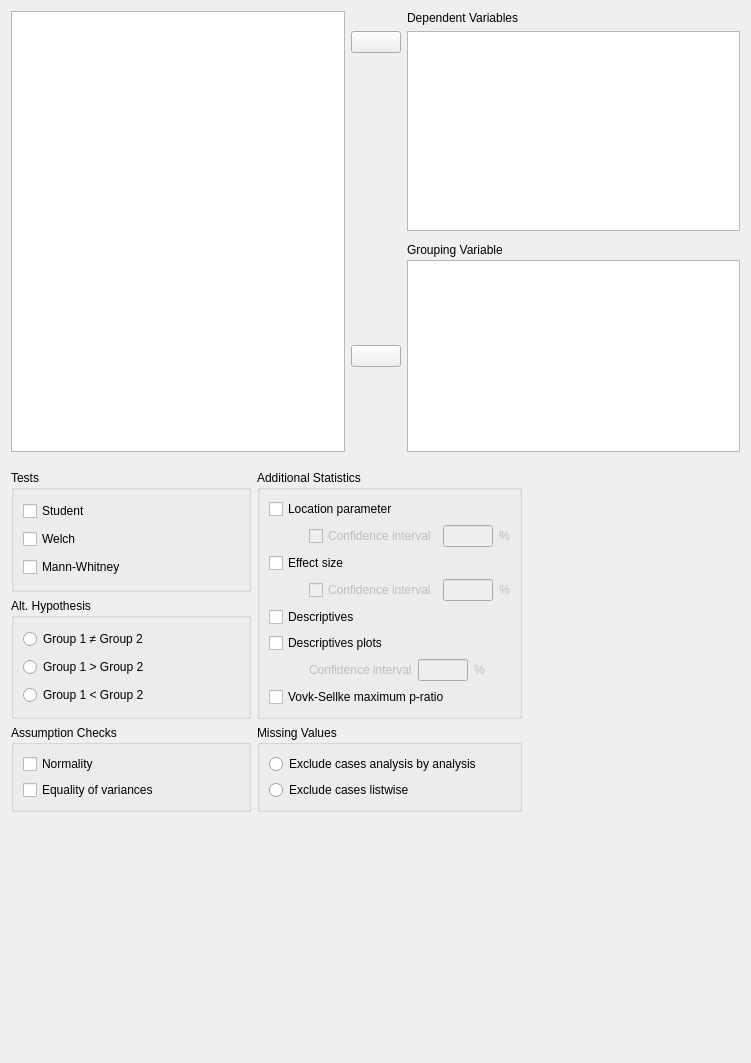
<?xml version="1.0" encoding="UTF-8"?>
<ui version="4.0">
 <class>TTestIndependentSamplesForm</class>
 <widget class="QWidget" name="TTestIndependentSamplesForm">
  <property name="geometry">
   <rect>
    <x>0</x>
    <y>0</y>
    <width>751</width>
    <height>1063</height>
   </rect>
  </property>
  <property name="sizePolicy">
   <sizepolicy hsizetype="Fixed" vsizetype="Preferred">
    <horstretch>0</horstretch>
    <verstretch>0</verstretch>
   </sizepolicy>
  </property>
  <property name="windowTitle">
   <string>Form</string>
  </property>
  <layout class="QGridLayout" name="gridLayout_10">
   <property name="verticalSpacing">
    <number>0</number>
   </property>
   <item row="0" column="0">
    <widget class="QWidget" name="topWidget" native="true">
     <property name="sizePolicy">
      <sizepolicy hsizetype="Preferred" vsizetype="Fixed">
       <horstretch>0</horstretch>
       <verstretch>0</verstretch>
      </sizepolicy>
     </property>
     <layout class="QGridLayout" name="gridLayout_8">
      <property name="leftMargin">
       <number>0</number>
      </property>
      <property name="topMargin">
       <number>0</number>
      </property>
      <property name="rightMargin">
       <number>0</number>
      </property>
      <property name="verticalSpacing">
       <number>3</number>
      </property>
      <item row="0" column="2">
       <widget class="QLabel" name="label_4">
        <property name="sizePolicy">
         <sizepolicy hsizetype="Fixed" vsizetype="Fixed">
          <horstretch>0</horstretch>
          <verstretch>0</verstretch>
         </sizepolicy>
        </property>
        <property name="text">
         <string>Dependent Variables</string>
        </property>
       </widget>
      </item>
      <item row="8" column="1">
       <widget class="AssignButton" name="buttonAssignGroupingVariable">
        <property name="sizePolicy">
         <sizepolicy hsizetype="Fixed" vsizetype="Fixed">
          <horstretch>0</horstretch>
          <verstretch>0</verstretch>
         </sizepolicy>
        </property>
        <property name="minimumSize">
         <size>
          <width>50</width>
          <height>0</height>
         </size>
        </property>
        <property name="maximumSize">
         <size>
          <width>50</width>
          <height>16777215</height>
         </size>
        </property>
        <property name="text">
         <string/>
        </property>
       </widget>
      </item>
      <item row="8" column="2">
       <widget class="boundSingleItemView" name="groupingVariable">
        <property name="sizePolicy">
         <sizepolicy hsizetype="Expanding" vsizetype="Fixed">
          <horstretch>0</horstretch>
          <verstretch>0</verstretch>
         </sizepolicy>
        </property>
        <property name="minimumSize">
         <size>
          <width>0</width>
          <height>0</height>
         </size>
        </property>
        <property name="maximumSize">
         <size>
          <width>16777215</width>
          <height>16777215</height>
         </size>
        </property>
       </widget>
      </item>
      <item row="7" column="2">
       <widget class="QLabel" name="label_5">
        <property name="sizePolicy">
         <sizepolicy hsizetype="Fixed" vsizetype="Fixed">
          <horstretch>0</horstretch>
          <verstretch>0</verstretch>
         </sizepolicy>
        </property>
        <property name="text">
         <string>Grouping Variable</string>
        </property>
       </widget>
      </item>
      <item row="0" column="0" rowspan="9">
       <widget class="AvailableFieldsListView" name="listAvailableFields">
        <property name="sizePolicy">
         <sizepolicy hsizetype="Expanding" vsizetype="Preferred">
          <horstretch>0</horstretch>
          <verstretch>0</verstretch>
         </sizepolicy>
        </property>
        <property name="maximumSize">
         <size>
          <width>16777215</width>
          <height>16777215</height>
         </size>
        </property>
        <property name="selectionMode">
         <enum>QAbstractItemView::ExtendedSelection</enum>
        </property>
       </widget>
      </item>
      <item row="2" column="1">
       <widget class="AssignButton" name="buttonAssignVariables">
        <property name="sizePolicy">
         <sizepolicy hsizetype="Fixed" vsizetype="Fixed">
          <horstretch>0</horstretch>
          <verstretch>0</verstretch>
         </sizepolicy>
        </property>
        <property name="minimumSize">
         <size>
          <width>50</width>
          <height>0</height>
         </size>
        </property>
        <property name="maximumSize">
         <size>
          <width>50</width>
          <height>16777215</height>
         </size>
        </property>
        <property name="text">
         <string/>
        </property>
       </widget>
      </item>
      <item row="3" column="1">
       <spacer name="verticalSpacer_2">
        <property name="orientation">
         <enum>Qt::Vertical</enum>
        </property>
        <property name="sizeHint" stdset="0">
         <size>
          <width>20</width>
          <height>40</height>
         </size>
        </property>
       </spacer>
      </item>
      <item row="2" column="2" rowspan="2">
       <widget class="BoundListView" name="variables">
        <property name="sizePolicy">
         <sizepolicy hsizetype="Expanding" vsizetype="Fixed">
          <horstretch>0</horstretch>
          <verstretch>0</verstretch>
         </sizepolicy>
        </property>
        <property name="minimumSize">
         <size>
          <width>0</width>
          <height>200</height>
         </size>
        </property>
        <property name="maximumSize">
         <size>
          <width>16777215</width>
          <height>200</height>
         </size>
        </property>
        <property name="selectionMode">
         <enum>QAbstractItemView::ExtendedSelection</enum>
        </property>
       </widget>
      </item>
     </layout>
    </widget>
   </item>
   <item row="1" column="0">
    <widget class="QWidget" name="gridWidget" native="true">
     <property name="sizePolicy">
      <sizepolicy hsizetype="Fixed" vsizetype="Fixed">
       <horstretch>0</horstretch>
       <verstretch>0</verstretch>
      </sizepolicy>
     </property>
     <layout class="QGridLayout" name="gridLayout">
      <property name="leftMargin">
       <number>0</number>
      </property>
      <property name="rightMargin">
       <number>0</number>
      </property>
      <property name="bottomMargin">
       <number>0</number>
      </property>
      <item row="0" column="0">
       <widget class="GroupBox" name="tests">
        <property name="sizePolicy">
         <sizepolicy hsizetype="Preferred" vsizetype="Preferred">
          <horstretch>0</horstretch>
          <verstretch>0</verstretch>
         </sizepolicy>
        </property>
        <property name="title">
         <string>Tests</string>
        </property>
        <layout class="QGridLayout" name="gridLayout_7">
         <item row="1" column="0">
          <widget class="BoundCheckBox" name="welchs">
           <property name="sizePolicy">
            <sizepolicy hsizetype="Fixed" vsizetype="Fixed">
             <horstretch>0</horstretch>
             <verstretch>0</verstretch>
            </sizepolicy>
           </property>
           <property name="text">
            <string>Welch</string>
           </property>
          </widget>
         </item>
         <item row="0" column="0">
          <widget class="BoundCheckBox" name="students">
           <property name="sizePolicy">
            <sizepolicy hsizetype="Fixed" vsizetype="Fixed">
             <horstretch>0</horstretch>
             <verstretch>0</verstretch>
            </sizepolicy>
           </property>
           <property name="text">
            <string>Student</string>
           </property>
          </widget>
         </item>
         <item row="2" column="0">
          <widget class="BoundCheckBox" name="mannWhitneyU">
           <property name="sizePolicy">
            <sizepolicy hsizetype="Fixed" vsizetype="Fixed">
             <horstretch>0</horstretch>
             <verstretch>0</verstretch>
            </sizepolicy>
           </property>
           <property name="text">
            <string>Mann-Whitney </string>
           </property>
          </widget>
         </item>
         <item row="0" column="1" rowspan="3">
          <spacer name="horizontalSpacer">
           <property name="orientation">
            <enum>Qt::Horizontal</enum>
           </property>
           <property name="sizeHint" stdset="0">
            <size>
             <width>5</width>
             <height>20</height>
            </size>
           </property>
          </spacer>
         </item>
        </layout>
       </widget>
      </item>
      <item row="2" column="1">
       <widget class="BoundGroupBox" name="missingValues">
        <property name="sizePolicy">
         <sizepolicy hsizetype="Preferred" vsizetype="Preferred">
          <horstretch>0</horstretch>
          <verstretch>0</verstretch>
         </sizepolicy>
        </property>
        <property name="title">
         <string>Missing Values</string>
        </property>
        <property name="flat">
         <bool>false</bool>
        </property>
        <layout class="QGridLayout" name="gridLayout_6">
         <item row="0" column="0">
          <widget class="QRadioButton" name="_1excludeAnalysisByAnalysis">
           <property name="sizePolicy">
            <sizepolicy hsizetype="Fixed" vsizetype="Fixed">
             <horstretch>0</horstretch>
             <verstretch>0</verstretch>
            </sizepolicy>
           </property>
           <property name="text">
            <string>Exclude cases analysis by analysis</string>
           </property>
          </widget>
         </item>
         <item row="1" column="0">
          <widget class="QRadioButton" name="_2excludeListwise">
           <property name="sizePolicy">
            <sizepolicy hsizetype="Fixed" vsizetype="Fixed">
             <horstretch>0</horstretch>
             <verstretch>0</verstretch>
            </sizepolicy>
           </property>
           <property name="text">
            <string>Exclude cases listwise</string>
           </property>
          </widget>
         </item>
         <item row="0" column="1">
          <spacer name="horizontalSpacer_4">
           <property name="orientation">
            <enum>Qt::Horizontal</enum>
           </property>
           <property name="sizeHint" stdset="0">
            <size>
             <width>5</width>
             <height>20</height>
            </size>
           </property>
          </spacer>
         </item>
        </layout>
       </widget>
      </item>
      <item row="2" column="0">
       <widget class="GroupBox" name="groupBox">
        <property name="sizePolicy">
         <sizepolicy hsizetype="Preferred" vsizetype="Preferred">
          <horstretch>0</horstretch>
          <verstretch>0</verstretch>
         </sizepolicy>
        </property>
        <property name="title">
         <string>Assumption Checks</string>
        </property>
        <layout class="QGridLayout" name="gridLayout_9">
         <item row="1" column="0">
          <widget class="BoundCheckBox" name="equalityOfVariancesTests">
           <property name="sizePolicy">
            <sizepolicy hsizetype="Fixed" vsizetype="Fixed">
             <horstretch>0</horstretch>
             <verstretch>0</verstretch>
            </sizepolicy>
           </property>
           <property name="text">
            <string>Equality of variances</string>
           </property>
          </widget>
         </item>
         <item row="0" column="0">
          <widget class="BoundCheckBox" name="normalityTests">
           <property name="sizePolicy">
            <sizepolicy hsizetype="Fixed" vsizetype="Fixed">
             <horstretch>0</horstretch>
             <verstretch>0</verstretch>
            </sizepolicy>
           </property>
           <property name="text">
            <string>Normality</string>
           </property>
          </widget>
         </item>
         <item row="0" column="1" rowspan="2">
          <spacer name="horizontalSpacer_3">
           <property name="orientation">
            <enum>Qt::Horizontal</enum>
           </property>
           <property name="sizeHint" stdset="0">
            <size>
             <width>5</width>
             <height>20</height>
            </size>
           </property>
          </spacer>
         </item>
        </layout>
       </widget>
      </item>
      <item row="1" column="0">
       <widget class="BoundGroupBox" name="hypothesis">
        <property name="sizePolicy">
         <sizepolicy hsizetype="Preferred" vsizetype="Preferred">
          <horstretch>0</horstretch>
          <verstretch>0</verstretch>
         </sizepolicy>
        </property>
        <property name="minimumSize">
         <size>
          <width>240</width>
          <height>0</height>
         </size>
        </property>
        <property name="title">
         <string>Alt. Hypothesis</string>
        </property>
        <layout class="QGridLayout" name="gridLayout_5">
         <item row="1" column="0">
          <widget class="QRadioButton" name="_2groupOneGreater">
           <property name="sizePolicy">
            <sizepolicy hsizetype="Fixed" vsizetype="Fixed">
             <horstretch>0</horstretch>
             <verstretch>0</verstretch>
            </sizepolicy>
           </property>
           <property name="text">
            <string>Group 1 &gt; Group 2</string>
           </property>
          </widget>
         </item>
         <item row="2" column="0">
          <widget class="QRadioButton" name="_3groupTwoGreater">
           <property name="sizePolicy">
            <sizepolicy hsizetype="Fixed" vsizetype="Fixed">
             <horstretch>0</horstretch>
             <verstretch>0</verstretch>
            </sizepolicy>
           </property>
           <property name="text">
            <string>Group 1 &lt; Group 2</string>
           </property>
          </widget>
         </item>
         <item row="0" column="0">
          <widget class="QRadioButton" name="_1notEqual">
           <property name="sizePolicy">
            <sizepolicy hsizetype="Fixed" vsizetype="Fixed">
             <horstretch>0</horstretch>
             <verstretch>0</verstretch>
            </sizepolicy>
           </property>
           <property name="text">
            <string>Group 1 ≠ Group 2</string>
           </property>
          </widget>
         </item>
         <item row="0" column="1" rowspan="3">
          <spacer name="horizontalSpacer_2">
           <property name="orientation">
            <enum>Qt::Horizontal</enum>
           </property>
           <property name="sizeHint" stdset="0">
            <size>
             <width>5</width>
             <height>20</height>
            </size>
           </property>
          </spacer>
         </item>
        </layout>
       </widget>
      </item>
      <item row="0" column="1" rowspan="2">
       <widget class="GroupBox" name="groupBox_7">
        <property name="sizePolicy">
         <sizepolicy hsizetype="Preferred" vsizetype="Preferred">
          <horstretch>0</horstretch>
          <verstretch>0</verstretch>
         </sizepolicy>
        </property>
        <property name="title">
         <string>Additional Statistics</string>
        </property>
        <layout class="QFormLayout" name="formLayout">
         <item row="0" column="0">
          <widget class="BoundCheckBox" name="meanDifference">
           <property name="sizePolicy">
            <sizepolicy hsizetype="Fixed" vsizetype="Fixed">
             <horstretch>0</horstretch>
             <verstretch>0</verstretch>
            </sizepolicy>
           </property>
           <property name="text">
            <string>Location parameter</string>
           </property>
          </widget>
         </item>
         <item row="1" column="0">
          <widget class="QWidget" name="widgetDescriptivesMeanDiffConfidenceInterval" native="true">
           <property name="enabled">
            <bool>false</bool>
           </property>
           <property name="sizePolicy">
            <sizepolicy hsizetype="Fixed" vsizetype="Fixed">
             <horstretch>0</horstretch>
             <verstretch>0</verstretch>
            </sizepolicy>
           </property>
           <layout class="QGridLayout" name="gridLayout_12">
            <property name="leftMargin">
             <number>40</number>
            </property>
            <property name="topMargin">
             <number>0</number>
            </property>
            <property name="rightMargin">
             <number>0</number>
            </property>
            <property name="bottomMargin">
             <number>0</number>
            </property>
            <item row="0" column="0">
             <widget class="BoundCheckBox" name="meanDiffConfidenceIntervalCheckbox">
              <property name="text">
               <string>Confidence interval</string>
              </property>
             </widget>
            </item>
            <item row="0" column="2">
             <widget class="BoundTextBox" name="descriptivesMeanDiffConfidenceIntervalPercent">
              <property name="sizePolicy">
               <sizepolicy hsizetype="Fixed" vsizetype="Fixed">
                <horstretch>0</horstretch>
                <verstretch>0</verstretch>
               </sizepolicy>
              </property>
              <property name="maximumSize">
               <size>
                <width>50</width>
                <height>16777215</height>
               </size>
              </property>
             </widget>
            </item>
            <item row="0" column="3">
             <widget class="QLabel" name="label_10">
              <property name="sizePolicy">
               <sizepolicy hsizetype="Fixed" vsizetype="Fixed">
                <horstretch>0</horstretch>
                <verstretch>0</verstretch>
               </sizepolicy>
              </property>
              <property name="text">
               <string>%</string>
              </property>
             </widget>
            </item>
           </layout>
          </widget>
         </item>
         <item row="2" column="0">
          <widget class="BoundCheckBox" name="effectSize">
           <property name="sizePolicy">
            <sizepolicy hsizetype="Fixed" vsizetype="Fixed">
             <horstretch>0</horstretch>
             <verstretch>0</verstretch>
            </sizepolicy>
           </property>
           <property name="text">
            <string>Effect size</string>
           </property>
          </widget>
         </item>
         <item row="3" column="0">
          <widget class="QWidget" name="widgetDescriptivesEffectSizeConfidenceInterval" native="true">
           <property name="enabled">
            <bool>false</bool>
           </property>
           <property name="sizePolicy">
            <sizepolicy hsizetype="Fixed" vsizetype="Fixed">
             <horstretch>0</horstretch>
             <verstretch>0</verstretch>
            </sizepolicy>
           </property>
           <layout class="QGridLayout" name="gridLayout_13">
            <property name="leftMargin">
             <number>40</number>
            </property>
            <property name="topMargin">
             <number>0</number>
            </property>
            <property name="rightMargin">
             <number>0</number>
            </property>
            <property name="bottomMargin">
             <number>0</number>
            </property>
            <item row="0" column="0">
             <widget class="BoundCheckBox" name="effSizeConfidenceIntervalCheckbox">
              <property name="text">
               <string>Confidence interval</string>
              </property>
             </widget>
            </item>
            <item row="0" column="2">
             <widget class="BoundTextBox" name="descriptivesEffectSizeConfidenceIntervalPercent">
              <property name="sizePolicy">
               <sizepolicy hsizetype="Fixed" vsizetype="Fixed">
                <horstretch>0</horstretch>
                <verstretch>0</verstretch>
               </sizepolicy>
              </property>
              <property name="maximumSize">
               <size>
                <width>50</width>
                <height>16777215</height>
               </size>
              </property>
             </widget>
            </item>
            <item row="0" column="3">
             <widget class="QLabel" name="label_11">
              <property name="sizePolicy">
               <sizepolicy hsizetype="Fixed" vsizetype="Fixed">
                <horstretch>0</horstretch>
                <verstretch>0</verstretch>
               </sizepolicy>
              </property>
              <property name="text">
               <string>%</string>
              </property>
             </widget>
            </item>
           </layout>
          </widget>
         </item>
         <item row="4" column="0">
          <widget class="BoundCheckBox" name="descriptives">
           <property name="sizePolicy">
            <sizepolicy hsizetype="Fixed" vsizetype="Fixed">
             <horstretch>0</horstretch>
             <verstretch>0</verstretch>
            </sizepolicy>
           </property>
           <property name="text">
            <string>Descriptives</string>
           </property>
          </widget>
         </item>
         <item row="5" column="0">
          <widget class="BoundCheckBox" name="descriptivesPlots">
           <property name="sizePolicy">
            <sizepolicy hsizetype="Fixed" vsizetype="Fixed">
             <horstretch>0</horstretch>
             <verstretch>0</verstretch>
            </sizepolicy>
           </property>
           <property name="text">
            <string>Descriptives plots</string>
           </property>
          </widget>
         </item>
         <item row="6" column="0">
          <widget class="QWidget" name="widgetDescriptivesPlotsConfidenceInterval" native="true">
           <property name="enabled">
            <bool>false</bool>
           </property>
           <property name="sizePolicy">
            <sizepolicy hsizetype="Fixed" vsizetype="Fixed">
             <horstretch>0</horstretch>
             <verstretch>0</verstretch>
            </sizepolicy>
           </property>
           <layout class="QGridLayout" name="gridLayout_4">
            <property name="leftMargin">
             <number>40</number>
            </property>
            <property name="topMargin">
             <number>0</number>
            </property>
            <property name="rightMargin">
             <number>0</number>
            </property>
            <property name="bottomMargin">
             <number>0</number>
            </property>
            <item row="0" column="1">
             <widget class="BoundTextBox" name="descriptivesPlotsConfidenceInterval">
              <property name="sizePolicy">
               <sizepolicy hsizetype="Fixed" vsizetype="Fixed">
                <horstretch>0</horstretch>
                <verstretch>0</verstretch>
               </sizepolicy>
              </property>
              <property name="maximumSize">
               <size>
                <width>50</width>
                <height>16777215</height>
               </size>
              </property>
             </widget>
            </item>
            <item row="0" column="0">
             <widget class="QLabel" name="label_3">
              <property name="sizePolicy">
               <sizepolicy hsizetype="Fixed" vsizetype="Fixed">
                <horstretch>0</horstretch>
                <verstretch>0</verstretch>
               </sizepolicy>
              </property>
              <property name="text">
               <string>Confidence interval</string>
              </property>
             </widget>
            </item>
            <item row="0" column="2">
             <widget class="QLabel" name="label_6">
              <property name="sizePolicy">
               <sizepolicy hsizetype="Fixed" vsizetype="Fixed">
                <horstretch>0</horstretch>
                <verstretch>0</verstretch>
               </sizepolicy>
              </property>
              <property name="text">
               <string>%</string>
              </property>
             </widget>
            </item>
           </layout>
          </widget>
         </item>
         <item row="7" column="0">
          <widget class="BoundCheckBox" name="VovkSellkeMPR">
           <property name="sizePolicy">
            <sizepolicy hsizetype="Fixed" vsizetype="Fixed">
             <horstretch>0</horstretch>
             <verstretch>0</verstretch>
            </sizepolicy>
           </property>
           <property name="text">
            <string>Vovk-Sellke maximum p-ratio</string>
           </property>
          </widget>
         </item>
        </layout>
        <zorder>meanDifference</zorder>
        <zorder>effectSize</zorder>
        <zorder>descriptives</zorder>
        <zorder>descriptivesPlots</zorder>
        <zorder>widgetDescriptivesPlotsConfidenceInterval</zorder>
        <zorder>VovkSellkeMPR</zorder>
        <zorder>widgetDescriptivesMeanDiffConfidenceInterval</zorder>
        <zorder>widgetDescriptivesEffectSizeConfidenceInterval</zorder>
       </widget>
      </item>
     </layout>
    </widget>
   </item>
   <item row="2" column="0">
    <spacer name="verticalSpacer">
     <property name="orientation">
      <enum>Qt::Vertical</enum>
     </property>
     <property name="sizeHint" stdset="0">
      <size>
       <width>20</width>
       <height>40</height>
      </size>
     </property>
    </spacer>
   </item>
  </layout>
 </widget>
 <customwidgets>
  <customwidget>
   <class>AssignButton</class>
   <extends>QPushButton</extends>
   <header>widgets/assignbutton.h</header>
  </customwidget>
  <customwidget>
   <class>AvailableFieldsListView</class>
   <extends>QListView</extends>
   <header>widgets/availablefieldslistview.h</header>
  </customwidget>
  <customwidget>
   <class>BoundTextBox</class>
   <extends>QLineEdit</extends>
   <header>widgets/boundtextbox.h</header>
  </customwidget>
  <customwidget>
   <class>BoundGroupBox</class>
   <extends>QGroupBox</extends>
   <header>widgets/boundgroupbox.h</header>
   <container>1</container>
  </customwidget>
  <customwidget>
   <class>BoundCheckBox</class>
   <extends>QCheckBox</extends>
   <header>widgets/boundcheckbox.h</header>
  </customwidget>
  <customwidget>
   <class>BoundListView</class>
   <extends>QListView</extends>
   <header>widgets/boundlistview.h</header>
  </customwidget>
  <customwidget>
   <class>GroupBox</class>
   <extends>QGroupBox</extends>
   <header>widgets/groupbox.h</header>
   <container>1</container>
  </customwidget>
  <customwidget>
   <class>boundSingleItemView</class>
   <extends>QListView</extends>
   <header>widgets/boundsingleitemview.h</header>
  </customwidget>
 </customwidgets>
 <tabstops>
  <tabstop>listAvailableFields</tabstop>
  <tabstop>buttonAssignVariables</tabstop>
  <tabstop>variables</tabstop>
  <tabstop>buttonAssignGroupingVariable</tabstop>
  <tabstop>groupingVariable</tabstop>
  <tabstop>students</tabstop>
  <tabstop>welchs</tabstop>
  <tabstop>mannWhitneyU</tabstop>
  <tabstop>_1notEqual</tabstop>
  <tabstop>_2groupOneGreater</tabstop>
  <tabstop>_3groupTwoGreater</tabstop>
  <tabstop>meanDifference</tabstop>
  <tabstop>effectSize</tabstop>
  <tabstop>descriptives</tabstop>
  <tabstop>descriptivesPlots</tabstop>
  <tabstop>descriptivesPlotsConfidenceInterval</tabstop>
  <tabstop>VovkSellkeMPR</tabstop>
  <tabstop>normalityTests</tabstop>
  <tabstop>equalityOfVariancesTests</tabstop>
  <tabstop>_1excludeAnalysisByAnalysis</tabstop>
  <tabstop>_2excludeListwise</tabstop>
 </tabstops>
 <resources/>
 <connections>
  <connection>
   <sender>descriptivesPlots</sender>
   <signal>toggled(bool)</signal>
   <receiver>widgetDescriptivesPlotsConfidenceInterval</receiver>
   <slot>setEnabled(bool)</slot>
   <hints>
    <hint type="sourcelabel">
     <x>332</x>
     <y>658</y>
    </hint>
    <hint type="destinationlabel">
     <x>382</x>
     <y>687</y>
    </hint>
   </hints>
  </connection>
  <connection>
   <sender>meanDifference</sender>
   <signal>toggled(bool)</signal>
   <receiver>widgetDescriptivesMeanDiffConfidenceInterval</receiver>
   <slot>setEnabled(bool)</slot>
   <hints>
    <hint type="sourcelabel">
     <x>346</x>
     <y>512</y>
    </hint>
    <hint type="destinationlabel">
     <x>415</x>
     <y>543</y>
    </hint>
   </hints>
  </connection>
  <connection>
   <sender>effectSize</sender>
   <signal>toggled(bool)</signal>
   <receiver>widgetDescriptivesEffectSizeConfidenceInterval</receiver>
   <slot>setEnabled(bool)</slot>
   <hints>
    <hint type="sourcelabel">
     <x>324</x>
     <y>575</y>
    </hint>
    <hint type="destinationlabel">
     <x>415</x>
     <y>606</y>
    </hint>
   </hints>
  </connection>
 </connections>
</ui>
